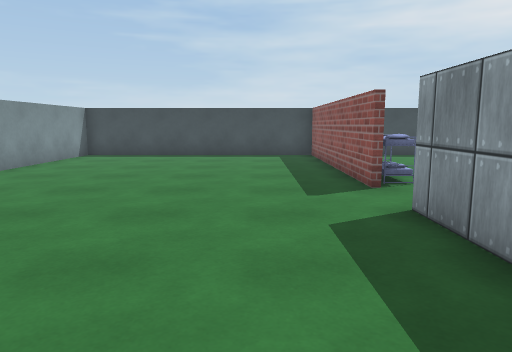
[1] (above)

24 first-person views from a walk through a 3-D level made in the Unity game engine. The camera is 1.3 m above the floor, tilts 8° down and sees 70° across. Doors are open. The floor is counted in squares, 1 m on a side. Each view is taken from the middle of a square. On the plan, view 1 faces up. The plan holds only what a view shows up to about 15 squares ahead; the rest is blank. The player is left out. Surface patterns are stand-ins for the level's own textures.

[2]
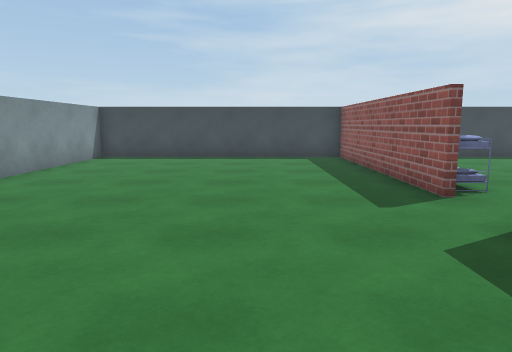

[3]
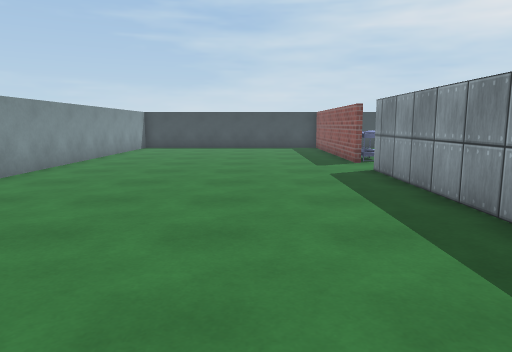

[4]
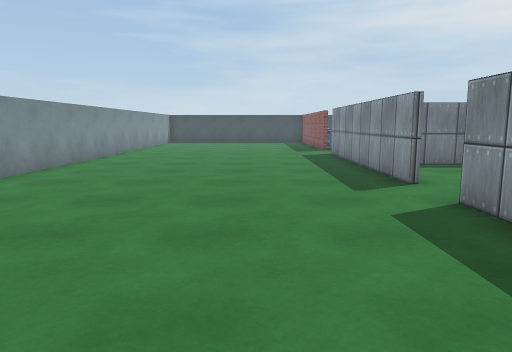

[5]
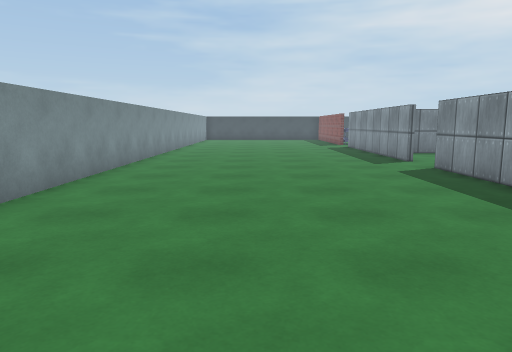

[6]
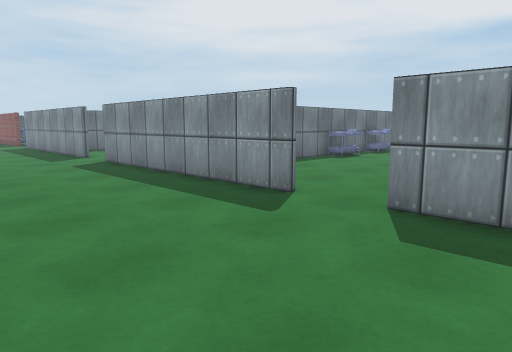

[7]
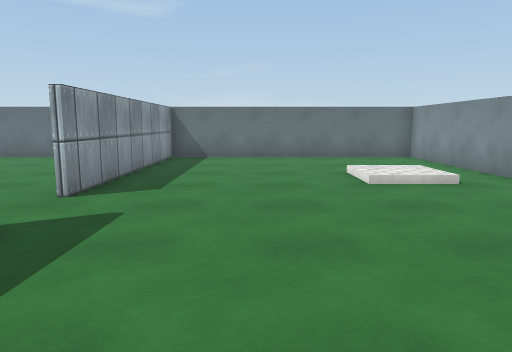

[8]
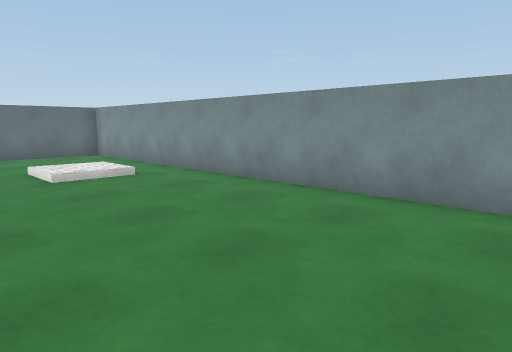

[9]
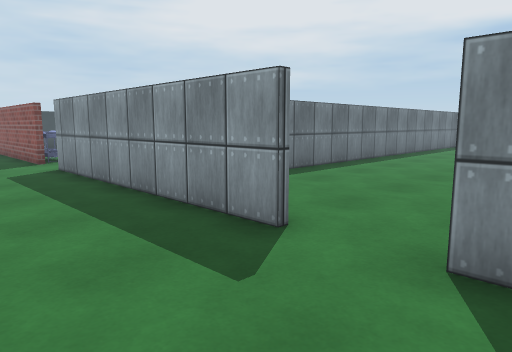

[10]
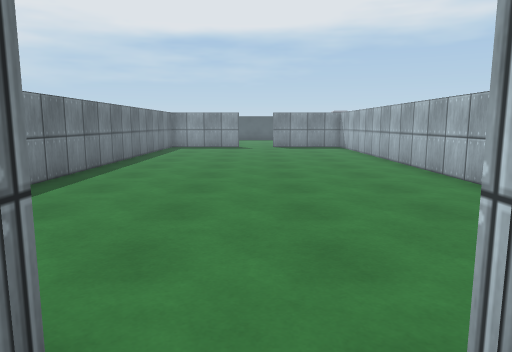

[11]
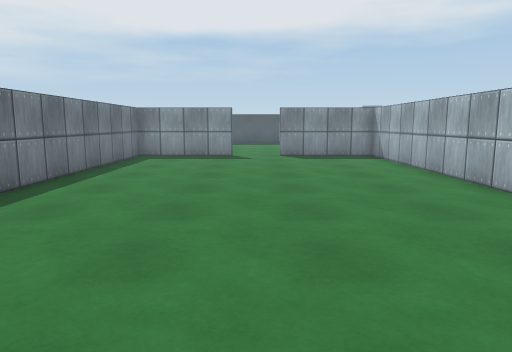

[12]
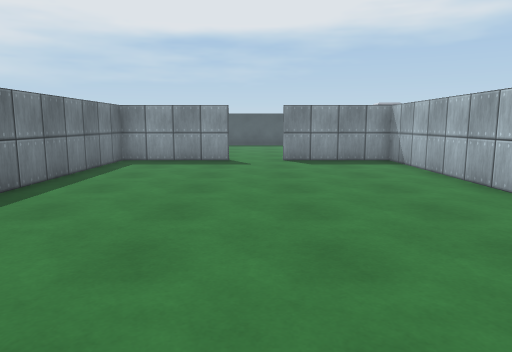

[13]
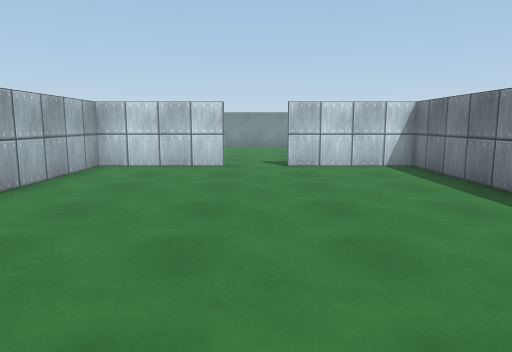

[14]
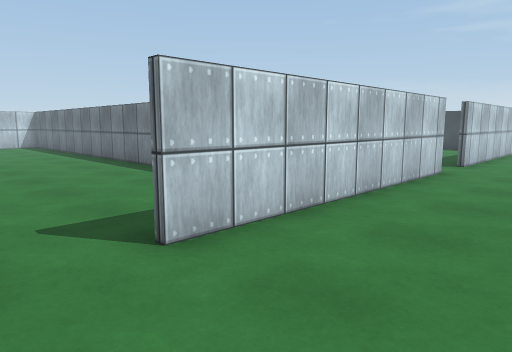

[15]
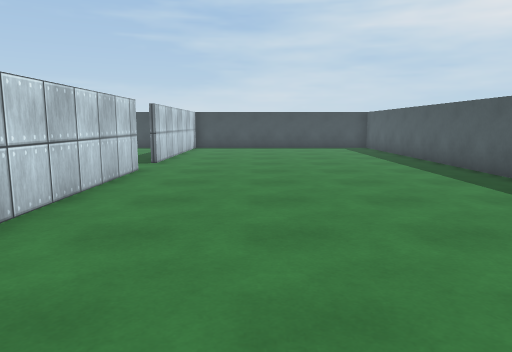

[16]
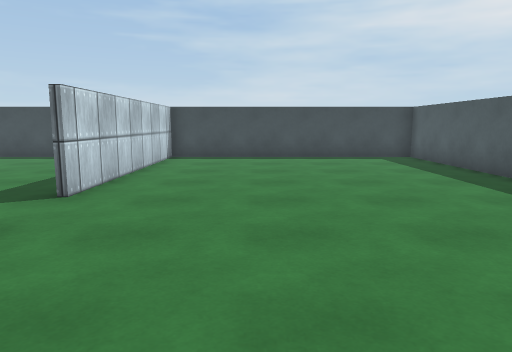

[17]
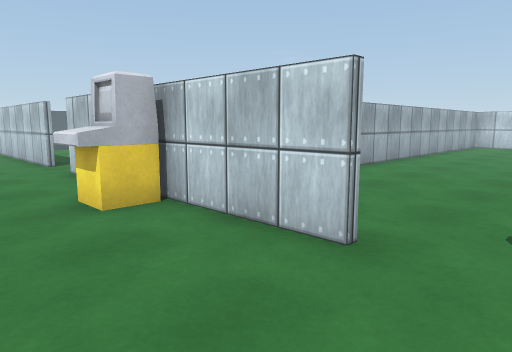

[18]
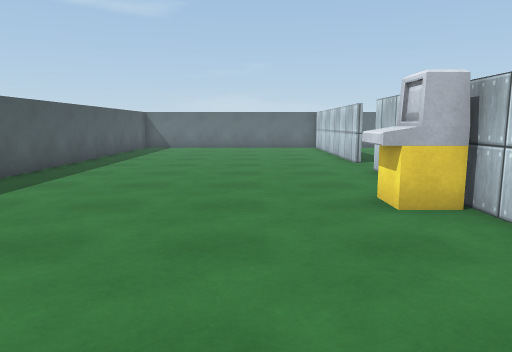

[19]
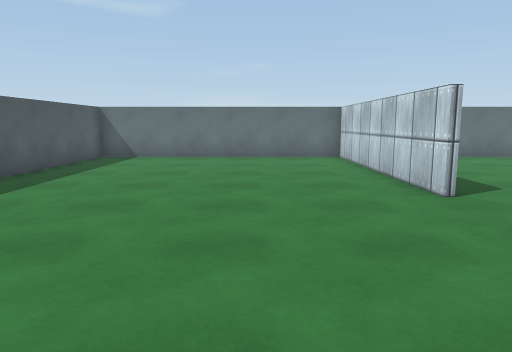

[20]
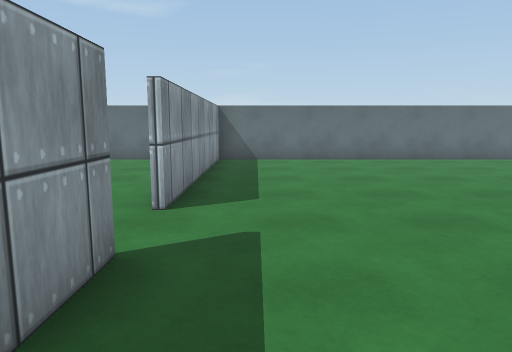

[21]
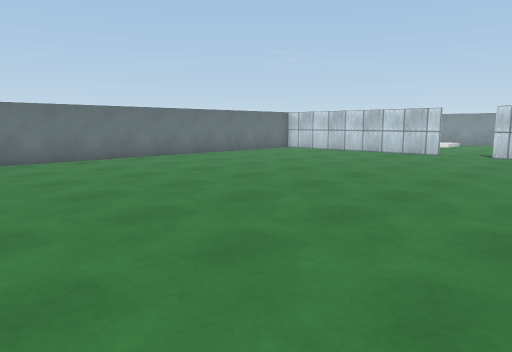

[22]
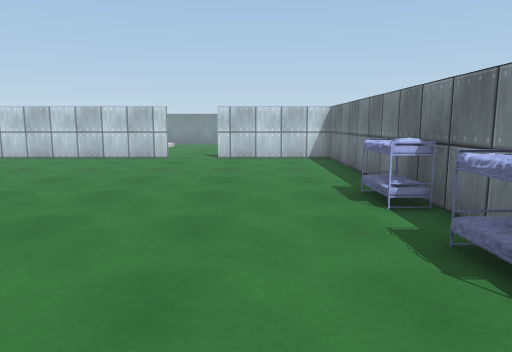

[23]
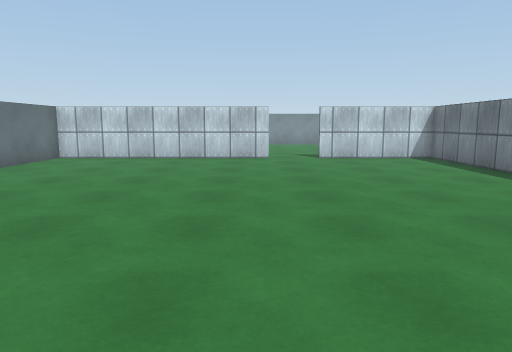

[24]
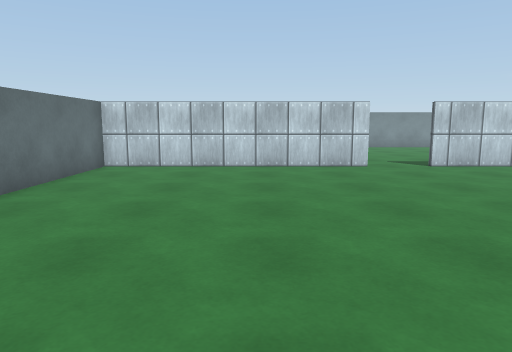

### Floor plan
Points are (right, up) in squares from view 1. A wall is a line through its corners. A room is listed if a view was taken in it or the views show most of it. See-through windows are left out.
Room 1 (views 1, 2, 3, 4, 5, 6, 7, 8, 9, 10)
walls: (2.4, -3.1) (2.4, 5.5); (2.4, -13.6) (2.4, -5); (2.4, 7.4) (2.4, 15.7) (-7.2, 15.7) (-7.2, -23.7) (2, -23.7); (2.4, -23.8) (2.4, -15.5)
ways out: open door at (2.5, -4) to room 2; open door at (2.5, -14.5) to room 4; opening at (2, 8); open door at (2.5, 6.5)
Room 2 (views 11, 12, 13)
walls: (8.8, -8.9) (22.5, -8.9); (2.6, -4.9) (2.6, -9.1); (22.4, -3.1) (22.4, 0.9) (2.6, 0.9) (2.6, -3); (2.5, -8.9) (7.1, -8.9); (22.4, -8.2) (22.4, -5)
ways out: open door at (2.5, -4) to room 1; open door at (22.5, -4) to room 3
Room 3 (views 14, 15, 16, 17, 18, 19)
walls: (22.6, -4.9) (22.6, -8.2); (22.6, -11.9) (22.6, -13.5); (32.2, 3.9) (32.2, 15.7) (22.6, 15.7) (22.6, 7.5); (22.6, 5.6) (22.6, -3); (22.6, -15.4) (22.6, -23.7) (32.2, -23.7) (32.2, -11.8)
ways out: open door at (22.5, -4) to room 2; open door at (22.5, -14.5) to room 4; open door at (22.5, 6.5)
objects: terminal (23, -9) to (24, -9)
Room 4 (views 20, 21, 22, 23, 24)
walls: (11.2, -23.7) (22.4, -23.7) (22.4, -15.5); (13, -9.1) (2.5, -9.1); (2.6, -15.4) (2.6, -23.8); (22.4, -13.5) (22.4, -11.8); (2, -23.7) (9.4, -23.7); (2.6, -9.1) (2.6, -13.5)
ways out: open door at (2.5, -14.5) to room 1; open door at (22.5, -14.5) to room 3
objects: bed (10, -10) to (11, -10); bed (13, -10) to (15, -10)

Positions as (right, up) in squares from view 1, and headings:
1: (0, 0), facing up
2: (-1, 1), facing up
3: (-1, -5), facing up
4: (-1, -11), facing up
5: (-3, -16), facing up
6: (-3, -18), facing up-right
7: (-1, -9), facing down
8: (-1, -8), facing down-left
9: (-1, -6), facing up-right
10: (1, -4), facing right
11: (7, -4), facing right
12: (9, -4), facing right
13: (14, -4), facing left
14: (26, -5), facing up-left
15: (26, -5), facing up
16: (26, 1), facing up
17: (26, -3), facing down-left
18: (26, -3), facing down
19: (26, -9), facing down
20: (21, -10), facing down
21: (19, -10), facing down-left
22: (17, -12), facing left
23: (17, -16), facing left
24: (14, -19), facing left
